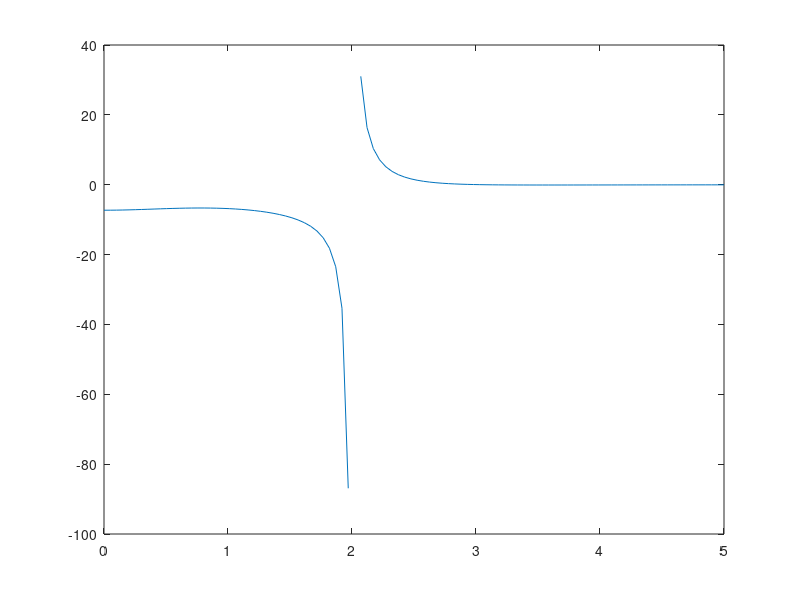

MATLAB code to generate this figure: (Note: this script raises an error after producing the figure.)

w=linspace(0,5);
c=(730 + 110*w.^2 - 20*w.^4)./( - 100 - 51*w.^2 + 39*w.^4 - 9*w.^6 + w.^8);
c(abs(c)>100)=nan;
figure(5)
quasiLogAxes( plot(w,c) ,100,0.1)
